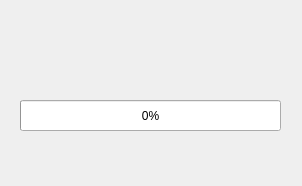
<?xml version="1.0" encoding="UTF-8"?>
<ui version="4.0">
 <class>DownloadDialog</class>
 <widget class="QDialog" name="DownloadDialog">
  <property name="geometry">
   <rect>
    <x>0</x>
    <y>0</y>
    <width>302</width>
    <height>186</height>
   </rect>
  </property>
  <property name="windowTitle">
   <string>下载</string>
  </property>
  <widget class="QProgressBar" name="progressBar">
   <property name="geometry">
    <rect>
     <x>20</x>
     <y>100</y>
     <width>261</width>
     <height>31</height>
    </rect>
   </property>
   <property name="value">
    <number>0</number>
   </property>
  </widget>
  <widget class="QLabel" name="label">
   <property name="geometry">
    <rect>
     <x>20</x>
     <y>40</y>
     <width>231</width>
     <height>41</height>
    </rect>
   </property>
   <property name="text">
    <string/>
   </property>
   <property name="alignment">
    <set>Qt::AlignmentFlag::AlignCenter</set>
   </property>
  </widget>
 </widget>
 <resources/>
 <connections/>
</ui>
